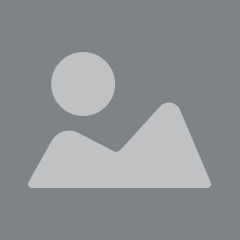
#> input picture Partsight/Assets/Image.png, 240 x 240 px, given in place of ., which was not available
$ python -i story_cards_deck.py   (imports and definitions only)
#> lines starting #> are read from the running program, lines starting #| are printed output that depends on the picture
"""Midnight-copper story card template (the deck look) with a big hero picture.

render_story_decks.draw_slide() calls render_deck_card() for the ids in its DECK_HERO_IDS. The look follows the original
deck (docs/card-style-options/story-decks.png): a translucent midnight panel with a copper chamfered frame and corner
brackets, Georgia serif, white text, copper kicker, an orange chamfered Next Card button and separate Next Stop and
Ask Me More tabs to the right of the panel. Drawn at 2x and downsampled.

Pictures come from a pluggable registry (see heroes/__init__.py): heroes.<card_id>.SCENES, else
story_cards_featured.SCENES[card_id], else heroes/footprint.py (the building's real footprint from CampusData.ts),
else the caller's line drawing (the `visual` callback).

Fixed geometry, 1x card pixels on the 1200 x 1280 texture. Button art stays inside the hit regions from
Core/CardLayout.ts (storyCardHits / storyAskButton); the app draws a hover rim ~16 px outside them:
  close        786,60 - 854,132
  Next Card    88,1100 - 545,1210   ("Replay Cards" on the last card)
  Next Stop    920,1000 - 1182,1142
  Ask Me More  920,789 - 1182,967

Spectacles is additive: dark pixels read as see-through, so the panel stays translucent and text stays near-white.

  python tools/story_cards_deck.py --preview <dir>   renders Main Quad, Huang and Hoover into <dir> + contact_sheet.png
"""

import importlib
import math
import json
import sys
from pathlib import Path

import numpy as np
from PIL import Image, ImageDraw, ImageFilter

sys.path.insert(0, str(Path(__file__).resolve().parent))
import story_cards_featured as F  # noqa: E402  (shared 2x canvas helpers and the current painted scenes)
from story_cards_featured import SS, W, H, Pen, font, mask, new, over, text, text_width, wrap  # noqa: E402

# ---------------------------------------------------------------------------------------------------------------
# Palette and geometry

PANEL = (16, 26, 37, 158)          # translucent midnight (same as the deck)
TAB = (20, 31, 44, 214)            # Next Stop / Ask tabs: a touch denser so their labels hold
COPPER = (245, 169, 103)
ORANGE = (231, 125, 69)
WHITE = (255, 255, 255)
SOFT = (238, 240, 244)

PANEL_BOX = (28, 28, 888, 1252)
PANEL_CUT = 34
HERO_BOX = (28, 28, 888, 694)      # where hero scenes draw (contract)
PICTURE = (60, 150, 856, 750)      # picture window on the card
PICTURE_CUT = 20
TEXT_X, TEXT_W = 88, 740           # text column: 28 px in from the picture window on both sides
TEXT_TOP, TEXT_BOTTOM = 774, 1086

CLOSE_HIT = (786, 60, 854, 132)
NEXT_HIT = (88, 1100, 545, 1210)
STOP_HIT = (920, 1000, 1182, 1142)
ASK_HIT = (920, 789, 1182, 967)

SERIF, SERIF_B, SERIF_I = ("georgia.ttf", None), ("georgiab.ttf", None), ("georgiai.ttf", None)


def _lining(name):
    """Georgia ships old-style figures by default; build (once, in the temp dir) a copy whose digits map to its
    lining-figure glyphs, so kickers like 1891 and STORY 1 OF 4 sit on the cap line. Falls back to the stock font."""
    import tempfile
    out = Path(tempfile.gettempdir()) / "retrospecs_fonts" / name.replace(".ttf", "_lnum.ttf")
    if not out.exists():
        try:
            from fontTools.ttLib import TTFont
            f = TTFont(str(F.FONTS / name))
            sub = {}
            for rec in f["GSUB"].table.FeatureList.FeatureRecord:
                if rec.FeatureTag == "lnum":
                    for li in rec.Feature.LookupListIndex:
                        for st in f["GSUB"].table.LookupList.Lookup[li].SubTable:
                            sub.update(getattr(st, "mapping", {}) or {})
            for t in f["cmap"].tables:
                if t.format not in (4, 12):
                    continue            # format 0 stores byte glyph ids; the lining glyphs do not fit
                for d in "0123456789":
                    g = t.cmap.get(ord(d))
                    if g in sub:
                        t.cmap[ord(d)] = sub[g]
            out.parent.mkdir(parents=True, exist_ok=True)
            f.save(str(out))
        except Exception:
            return name
    return str(out)


LINING_B = (_lining("georgiab.ttf"), None)

DEFAULT_THEME = dict(name="", top=(16, 26, 37), bottom=(10, 16, 24), accent=COPPER, rim=(255, 206, 150),
                     button=(ORANGE, (180, 90, 48)), head=("georgiab.ttf", None, 56), kick=("georgiab.ttf", None, 26),
                     frame="chamfer")

DEBUG = False
DECK_NAMES = {"mainquad": "Main Quad", "huang": "Huang Engineering Center", "hoover": "Hoover Tower"}


# ---------------------------------------------------------------------------------------------------------------
# Hero registry

# [20 lines left out: function hero_source, not called in this run]


def theme_for(card_id):
    return F.THEMES.get(card_id, DEFAULT_THEME)


# [4 lines left out: function hero_for, not called in this run]


# ---------------------------------------------------------------------------------------------------------------
# Drawing helpers (1x coordinates, 2x canvas)

def chamfer(box, c):
    x0, y0, x1, y1 = box
    return [(x0 + c, y0), (x1 - c, y0), (x1, y0 + c), (x1, y1 - c), (x1 - c, y1), (x0 + c, y1), (x0, y1 - c), (x0, y0 + c)]


# [39 lines left out: functions ink, shape, label, not called in this run]


def chevron(p, cx, cy, s, width):
    p.line([(cx - s * 0.45, cy - s), (cx + s * 0.45, cy), (cx - s * 0.45, cy + s)], fill=255, width=width)


# [13 lines left out: functions fit, mic, not called in this run]


def inset(box, dx, dy=None):
    dy = dx if dy is None else dy
    return (box[0] + dx, box[1] + dy, box[2] - dx, box[3] - dy)


# ---------------------------------------------------------------------------------------------------------------
# Card parts

# [48 lines left out: functions draw_panel, draw_header, seat_picture, frame_picture, not called in this run]


def kicker_text(year):
    return year


# [89 lines left out: functions body_lines, draw_text, draw_next, tab, not called in this run]


TAB_KICK, TAB_TITLE = 15, 31          # both tabs share one type scale


# [60 lines left out: functions draw_stop, draw_ask, draw_fallback, render_deck_card, check_buttons, not called in this run]


def contact_sheet(paths, out, cols=4, scale=0.3):
#> called with paths = '../../Partsight/Assets/Image.png', out = 'out.png', cols = 4, scale = 0.3
    tiles = []
    for p in paths:
        im = Image.open(p).convert("RGBA")
#> im is the input picture: PIL image 240x240 RGBA; mean R, G, B, A 71.7, 76.2, 82.2, 164.1
        t = im.resize((int(W * scale), int(H * scale)), Image.Resampling.LANCZOS)
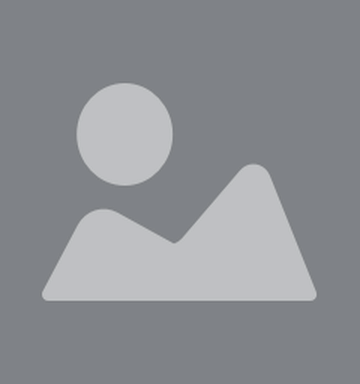
#> t: PIL image 360x384 RGBA; mean R, G, B, A 71.7, 76, 82.1, 164.1; transparent parts drawn white
        row = Image.new("RGB", (t.width * 2 + 12, t.height), (0, 0, 0))
#> row: PIL image 732x384 RGB; every value is 0
        dark = Image.new("RGBA", t.size, (0, 0, 0, 255))
        dark.alpha_composite(t)
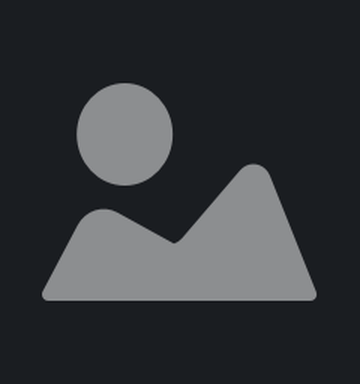
#> dark: PIL image 360x384 RGBA; mean R, G, B, A 50.7, 53.5, 57.1, 255
        gray = Image.new("RGBA", t.size, (112, 116, 122, 255))
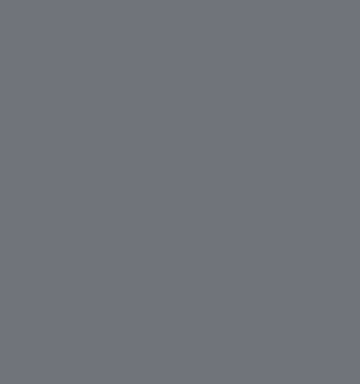
#> gray: PIL image 360x384 RGBA; mean R, G, B, A 112, 116, 122, 255
        gray.alpha_composite(t)
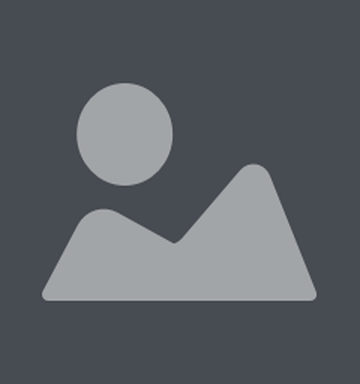
#> gray: PIL image 360x384 RGBA; mean R, G, B, A 90.7, 94.5, 100.6, 255
        row.paste(dark.convert("RGB"), (0, 0))
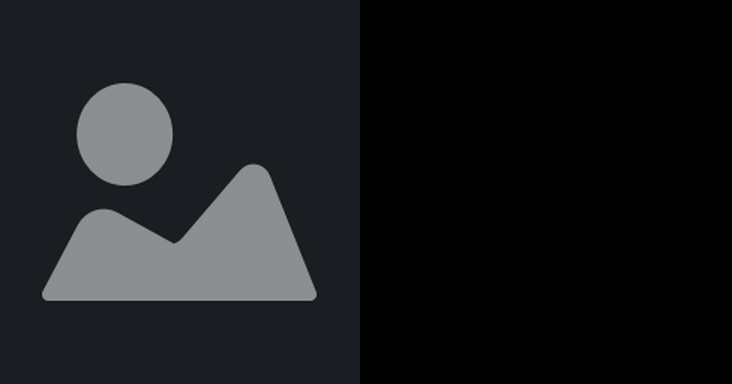
#> row: PIL image 732x384 RGB; mean R, G, B 24.9, 26.3, 28.1
        row.paste(gray.convert("RGB"), (t.width + 12, 0))
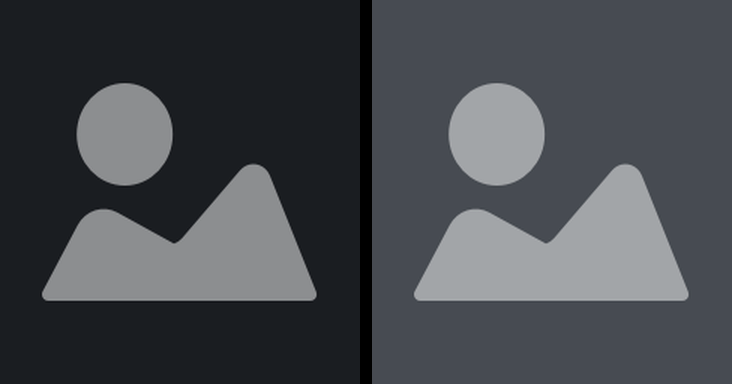
#> row: PIL image 732x384 RGB; mean R, G, B 69.6, 72.8, 77.6
        tiles.append(row)
    tw, th = tiles[0].size
    sheet = Image.new("RGB", (cols * (tw + 24) + 24, ((len(tiles) + cols - 1) // cols) * (th + 24) + 24), (40, 42, 46))
    for k, t in enumerate(tiles):
        sheet.paste(t, (24 + (k % cols) * (tw + 24), 24 + (k // cols) * (th + 24)))
    sheet.save(out, optimize=True)
    return out


# [16 lines left out: function preview, not called in this run]


# [5 lines not run here, left out]

#> (the run stopped early here; a loop or call above may not have finished)
